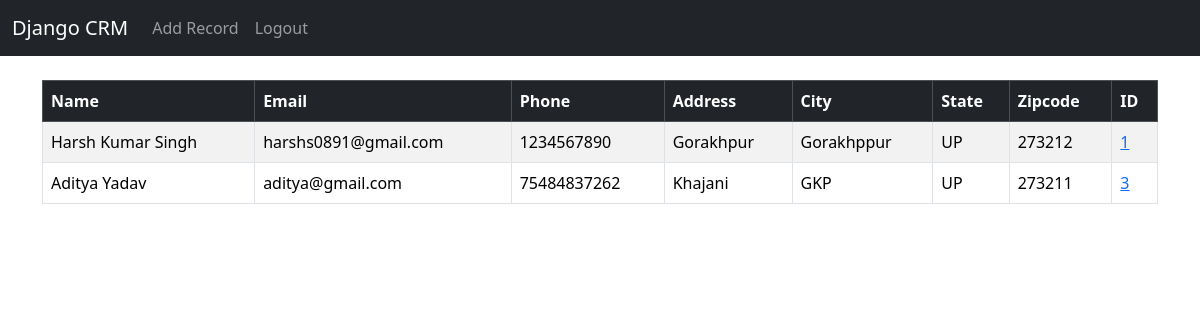
Before: / (signed in) with the older database file.
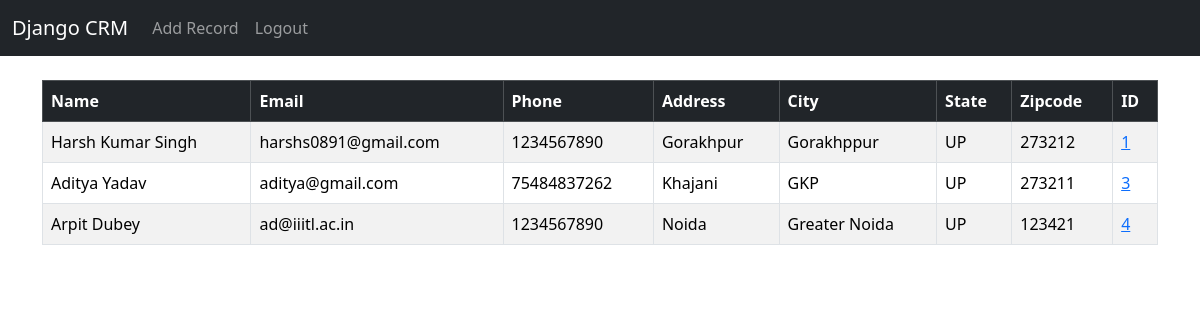
After: the same page with the newer database file.
### website/models.py (models this page shows, shortened)
class Record(models.Model):
    created_at=models.DateTimeField(auto_now_add=True)
    first_name = models.CharField(max_length=50)
    last_name = models.CharField(max_length=50)
    email= models.CharField(max_length=100)
    phone =models.IntegerField()
    address= models.CharField(max_length=100)
    city = models.CharField(max_length=50)
    state =models.CharField(max_length=50)
    zipcode=models.IntegerField()

### website/views.py (the view)
# urls.py: 2. Add a URL to urlpatterns:  path('', views.home, name='home')
def home(request):
    records = Record.objects.all()
    if request.method=='POST':
        username = request.POST['username']
        password = request.POST['password']
        user = authenticate(request,username=username,password=password)
        if user is not None:
            login(request,user)
            messages.success(request,'You have been Logged In')
            return redirect('home')
        else:
            messages.success(request,'There was an error logging in, Please Try again...')
    else:
        return render(request,'home.html',{'records':records})
    return render(request,'home.html',{'records':records})

### website/templates/home.html (shortened to what this page needs)
{% extends "base.html" %}
{% block content %}
    {% if user.is_authenticated %}
    <table class="table table-striped table-hover table-bordered ">
        <thead class="table-dark">
            <tr>
                <th scope="col">Name</th>
                <th scope="col">Email</th>
                <th scope="col">Phone</th>
                <th scope="col">Address</th>
                <th scope="col">City</th>
                <th scope="col">State</th>
                <th scope="col">Zipcode</th>
                <th scope="col">ID</th>
            </tr>
        </thead>
        <tbody>
        {% if records %}
        {% for record in records %}
            <tr>
                <td>{{ record.first_name }} {{ record.last_name }} </td>
                <td>{{ record.email }} </td>
                <td>{{ record.phone }} </td>
                <td>{{ record.address }} </td>
                <td>{{ record.city }} </td>
                <td>{{ record.state }} </td>
                <td>{{ record.zipcode }} </td>
                <td> <a href="{% url "record" record.id %}"> {{ record.id }}</a></td>
            </tr>
        {% endfor %}
        {% endif %}
        </tbody>
    </table>
    {% endif %}
{% endblock content %}

### website/templates/base.html (shortened to what this page needs)
<!doctype html>
<html lang="en">
  <head>
    <link href="https://cdn.jsdelivr.net/npm/bootstrap@5.3.2/dist/css/bootstrap.min.css" rel="stylesheet">
  </head>
  <body>
    {% include "navbar.html" %}
    <div class="container">
        <br>
        {% block content %}
        {% endblock content %}
    </div>
  </body>
</html>

### website/templates/navbar.html (shortened to what this page needs)
<nav class="navbar navbar-expand-lg navbar-dark bg-dark">
    <div class="container-fluid">
      <a class="navbar-brand" href="{% url "home" %}">Django CRM</a>
      <div class="collapse navbar-collapse" id="navbarSupportedContent">
        <ul class="navbar-nav me-auto mb-2 mb-lg-0">
          {% if user.is_authenticated %}
            <li class="nav-links">
              <a class="nav-link" href="{% url "add_record" %}">Add Record</a>
            </li>
            <li class="nav-item">
              <a class="nav-link" href="{% url "logout" %}">Logout</a>
            </li>
          {% endif %}
        </ul>
      </div>
    </div>
  </nav>

Changed rows visible on the page:
added Record: first_name "Arpit", last_name "Dubey", email "ad@iiitl.ac.in", phone "1234567890", address "Noida", city "Greater Noida", state "UP", zipcode "123421", id "4"
